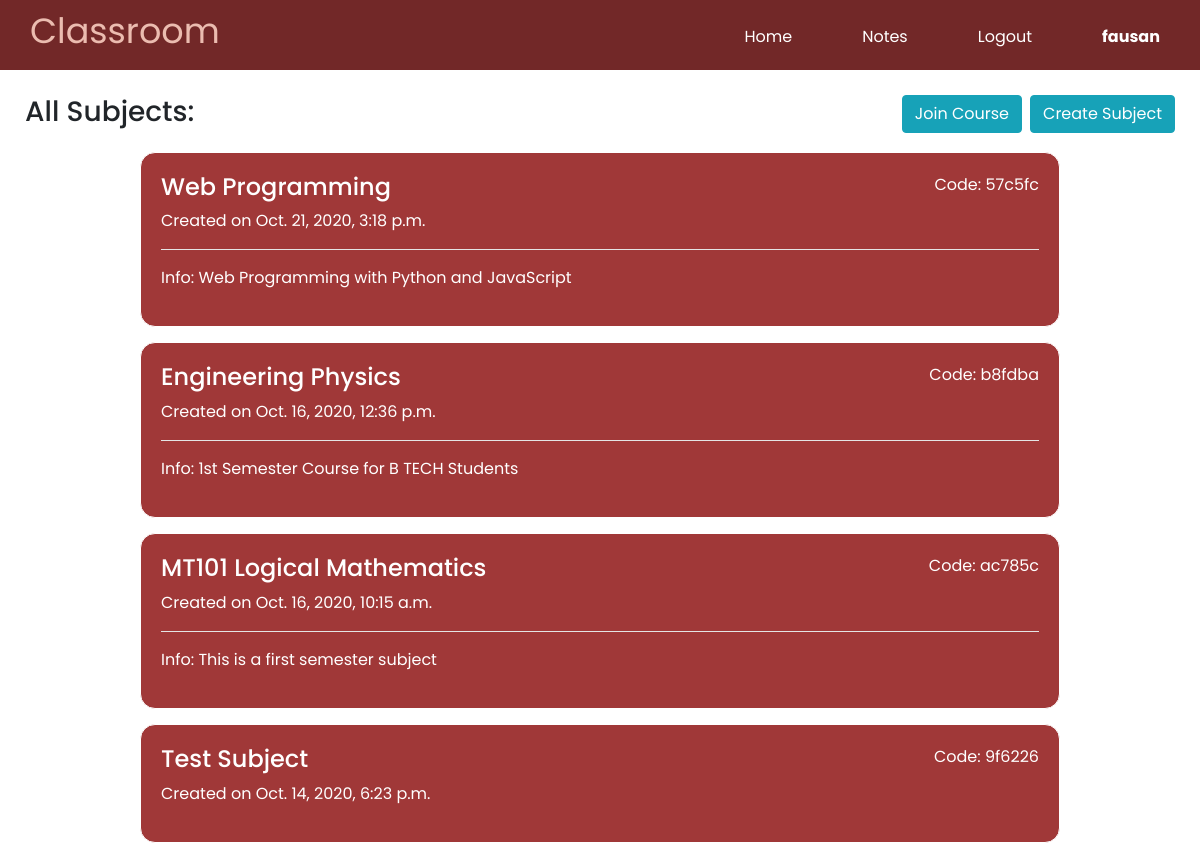
Screenshot of / (signed in) with the database file from the repository.
### classroom/models.py (models this page shows, shortened)
class User(AbstractUser):
    firstname = models.CharField(max_length=20)
    lastname = models.CharField(max_length=20)
    account_type = models.CharField(
        max_length=20, choices=[('Student', 'Student'), ('Faculty', 'Faculty')])

class Subject(models.Model):
    name = models.CharField(max_length=20)
    info = models.TextField(blank=True)
    code = models.CharField(max_length=6)
    faculties = models.ManyToManyField(User, related_name="subjects")
    students = models.ManyToManyField(User, related_name="courses")
    date_created = models.DateTimeField(default=timezone.now)

### classroom/views.py (the view, shortened to what this page needs)
# urls.py: path('', views.index, name="index"),
@login_required
def index(request):
    if request.user.is_authenticated:
        if request.user.account_type == 'Faculty':
            subjects = Subject.objects.filter(
                faculties=request.user).order_by('-date_created')
        else:
            subjects = Subject.objects.filter(
                students=request.user).order_by('-date_created')
        return render(request, "classroom/index.html", {
            'subjects': subjects
        })
    else:
        return render(request, "classroom/index.html")

### classroom/templates/classroom/index.html (shortened to what this page needs)
{% extends "classroom/layout.html" %}
{% block body %}
{% if user.account_type == 'Faculty' %}
<button class="btn btn-info float-right sub-btn">Create Subject</button>
<button class="btn btn-info float-right mr-2" id="course_btn">Join Course</button>
{% endif %}
<h3>All Subjects:</h3>
<div class="sub-layout">
    {% for subject in subjects %}
    <div class="subs" data-subid="{{ subject.id }}">
        <p class="float-right">Code: {{ subject.code }}</p>
        <h4>{{ subject.name }}</h4>
        <p>Created on {{ subject.date_created }}</p>
        {% if subject.info %}
        <hr>
        <p>Info: {{ subject.info }}</p>
        {% endif %}
    </div>
    {% endfor %}
</div>
{% endblock %}

### classroom/templates/classroom/layout.html (shortened to what this page needs)
{% load static %}
<!DOCTYPE html>
<html lang="en">
<head>
    <link rel="stylesheet" href="https://stackpath.bootstrapcdn.com/bootstrap/4.1.3/css/bootstrap.min.css"
>
    <link rel="stylesheet" href="https://cdnjs.cloudflare.com/ajax/libs/font-awesome/4.7.0/css/font-awesome.min.css">
    <link href="{% static 'classroom/styles.css' %}" rel="stylesheet">
</head>
<body>
    <header>
        <div class="contain">
            <h2 class="header-name">Classroom</h2>
            <nav>
                <ul>
                    <li><a href="{% url 'index' %}">Home</a></li>
                    {% if not user.is_authenticated %}
                    <li><a href="{% url 'register' %}">Register</a></li>
                    <li><a href="{% url 'login' %}">Login</a></li>
                    {% else %}
                    <li><a href="{% url 'note' %}">Notes</a></li>
                    <li><a href="{% url 'logout' %}">Logout</a></li>
                    <li><strong>{{ user.username }}</strong></li>
                    {% endif %}
                </ul>
            </nav>
        </div>
    </header>
    <div class="main">
        {% block body %}
        {% endblock %}
    </div>
</body>
</html>

### classroom/static/classroom/styles.css (style rules this page uses)
* { margin: 0; padding: 0; box-sizing: border-box; }
body { font-family: 'Poppins', sans-serif; }
.contain { width: 95%; margin: 0 auto; }
.header-name { float: left; color: #ebbcb0; font-weight: 400; font-size: 35px; padding-top: 10px; }
header { background-color:#722828; padding-bottom: 10px; }
header::after { content: ''; display: table; clear: both; }
nav { float: right; margin: 10px; }
nav ul { margin: 0; padding: 0; list-style: none; }
nav li { float: left; margin-left: 70px; padding-top: 15px; font-size: 16px; font-weight: 400; color: #fff; position: relative; }
nav a { text-decoration: none; color: #fff; }
nav a::before { content: ''; display: block; height: 3px; background-color:#ebbcb0; position: absolute; top: 0; width: 0%; transition: all ease-in-out 250ms; }
.main { margin: 15px; padding: 10px; }
.sub-layout { display: flex; flex-direction: column; justify-content: center; align-items: center; }
.subs { border: 1px solid #fff; border-radius: 15px; padding: 20px; margin-top: 15px; width: 80%; background-color: #a03838; color: #fff; }
.subs hr { background-color: #fff; }

### rows the page displays
User: username "fausan"
Subject: code "57c5fc", name "Web Programming", date_created "Oct. 21, 2020, 3:18 p.m.", info "Web Programming with Python and JavaScript"
Subject: code "b8fdba", name "Engineering Physics", date_created "Oct. 16, 2020, 12:36 p.m.", info "1st Semester Course for B TECH Students"
Subject: code "ac785c", name "MT101 Logical Mathematics", date_created "Oct. 16, 2020, 10:15 a.m.", info "This is a first semester subject"
Subject: code "9f6226", name "Test Subject", date_created "Oct. 14, 2020, 6:23 p.m."
